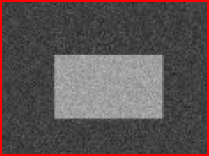
#> input picture Image Processing/noisy2.png, 209 x 156 px, given in place of the camera
$ python 'Changing Colorspaces.py'
#> lines starting #> are read from the running program, lines starting #| are printed output that depends on the picture; after the words box and inside, x2 and y2 are one past the last pixel; in counts of white or black regions, pixels touching at a corner belong together
"""
Goal
• In this tutorial, you will learn how to convert images from one color-space to another, like BGR ↔ Gray, BGR
↔HSV etc.
• In addition to that, we will create an application which extracts a colored object in a video
• You will learn following functions : cv2.cvtColor(), cv2.inRange() etc
"""

import cv2
import numpy as np
cap = cv2.VideoCapture(0)
while(1):
    # Take each frame
    _, frame = cap.read()
#> frame is the input picture: shape (156, 209, 3); mean B, G, R 81.4, 81.4, 92.7
    # Convert BGR to HSV
    hsv = cv2.cvtColor(frame, cv2.COLOR_BGR2HSV)
#> hsv: shape (156, 209, 3); mean H, S, V 0, 11.3, 92.7
    # define range of blue color in HSV
    lower_blue = np.array([110,50,50])
    upper_blue = np.array([130,255,255])
    # Threshold the HSV image to get only blue colors
    mask = cv2.inRange(hsv, lower_blue, upper_blue)
#> mask: shape (156, 209); every value is 0
    # Bitwise-AND mask and original image
    res = cv2.bitwise_and(frame,frame, mask= mask)
#> res: shape (156, 209, 3); every value is 0
    cv2.imshow('frame',frame)
    cv2.imshow('mask',mask)
    cv2.imshow('res',res)
    k = cv2.waitKey(5) & 0xFF
#> (key Esc is pressed here)
    if k == 27:
        break
cv2.destroyAllWindows()


"""
Exercises
1. Try to find a way to extract more than one colored objects, for eg, extract red, blue, green objects simultaneously.
"""

cap = cv2.VideoCapture(0)

while True:
    _, frame = cap.read()
    hsv = cv2.cvtColor(frame, cv2.COLOR_BGR2HSV)

    # Define the lower and upper bounds for red color
    lower_red = np.array([0, 100, 100])
    upper_red = np.array([10, 255, 255])
    red_mask = cv2.inRange(hsv, lower_red, upper_red)
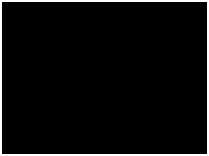
#> red_mask: shape (156, 209); 4.4% white; 1 white region, box (x1, y1, x2, y2) and area: (0, 0, 209, 156) 1444
    red_result = cv2.bitwise_and(frame, frame, mask=red_mask)
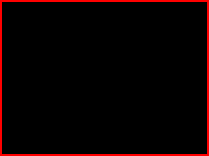
#> red_result: shape (156, 209, 3); mean B, G, R 0, 0, 11.3

    # Define the lower and upper bounds for blue color
    lower_blue = np.array([110, 50, 50])
    upper_blue = np.array([130, 255, 255])
    blue_mask = cv2.inRange(hsv, lower_blue, upper_blue)
    blue_result = cv2.bitwise_and(frame, frame, mask=blue_mask)

    # Define the lower and upper bounds for green color
    lower_green = np.array([40, 50, 50])
    upper_green = np.array([80, 255, 255])
    green_mask = cv2.inRange(hsv, lower_green, upper_green)
    green_result = cv2.bitwise_and(frame, frame, mask=green_mask)

    # Combine the results for all three colors
    combined_result = cv2.addWeighted(red_result, 1, blue_result, 1, 0)
    combined_result = cv2.addWeighted(combined_result, 1, green_result, 1, 0)

    cv2.imshow('frame', frame)
    cv2.imshow('Red', red_result)
    cv2.imshow('Blue', blue_result)
    cv2.imshow('Green', green_result)
    cv2.imshow('Combined', combined_result)

    k = cv2.waitKey(5) & 0xFF
#> (key Esc is pressed here)
    if k == 27:
        break

cv2.destroyAllWindows()
